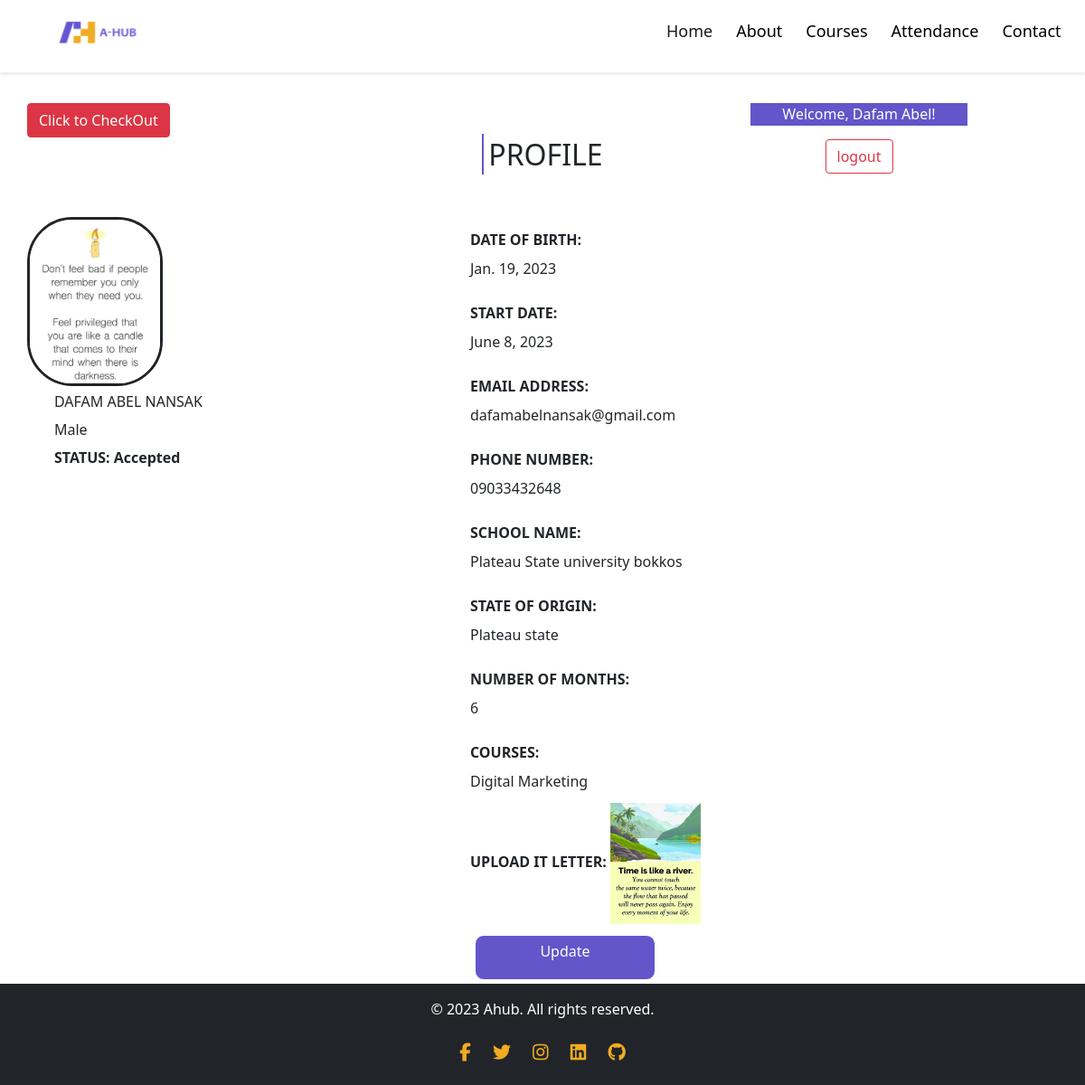
Page /forms/student/profile/ (signed in) on the committed database.
### forms/models.py (models this page shows, shortened)
class Biodata(models.Model):
    user = models.OneToOneField(User, on_delete=models.CASCADE)
    INTERNSHIP_TYPE_CHOICES = [
        ('secondary', 'Secondary Internship Programs'),
        ('undergraduate', 'Undergraduate Internship Programs'),
        ('postgraduate', 'Postgraduate Internship Programs'),
    ]
    COURSES = [
        ('SWeb Development', 'Web Development'),
        ('App Development', 'App Development'),
        ('Data Science', 'Data Science'),
        ('Digital Marketing', 'Digital Marketing'),
        ('Content Management', 'Content Management'),
        ('UX/UI Design', 'UX/UI Design'),
        ('Graphic Design', 'Graphic Design'),
        ('Mentorship', 'Mentorship'),
    ]
    GENDER_CHOICES = [
        ('male', 'Male'),
        ('female', 'Female'),
    ]
    PROGRAMMING_SKILL_CHOICES = [
        ('yes', 'Yes'),
        ('no', 'No'),
    ]
    STATUS_CHOICES = [
        ('pending', 'Pending'),
        ('accepted', 'Accepted'),
        ('rejected', 'Rejected'),
    ]
    first_name = models.CharField(max_length=255)
    other_names = models.CharField(max_length=255)
    gender = models.CharField(max_length=10, choices=GENDER_CHOICES)
    phone_number = models.CharField(max_length=20)
    date_of_birth = models.DateField()
    email_address = models.EmailField()
    state_of_origin = models.CharField(max_length=100)
    password = models.CharField(max_length=255)
    username = models.CharField(max_length=255, unique=True)
    school_name = models.CharField(max_length=255)
    courses = models.CharField(max_length=100, choices=COURSES)
    any_programming_skill = models.CharField(max_length=10, choices=PROGRAMMING_SKILL_CHOICES)
    choose_internship_type = models.CharField(max_length=100, choices=INTERNSHIP_TYPE_CHOICES)
    number_of_months = models.IntegerField()
    start_date = models.DateField()
    end_date = models.DateField()
    upload_photo = models.ImageField(upload_to='photos/')
    upload_it_letter = models.FileField(upload_to='it_letters/')
    status = models.CharField(max_length=10, choices=STATUS_CHOICES, default='pending')

### forms/views.py (the view)
# urls.py: path('student/profile/', views.student_profile, name='student_profile'),
@login_required
def student_profile(request):
    try:
        biodata = Biodata.objects.get(user=request.user)
        return render(request, 'profile.html', {'biodata': biodata})
    except Biodata.DoesNotExist:
        return render(request, 'profile.html', {'error_message': 'No biodata available'}, context)

### core/context_processors.py (called while the page is built)
def current_year(request):
    return { 'current_year': datetime.now().year}

### forms/templates/profile.html (shortened to what this page needs)
{% extends 'main.html' %}
{% load static %}
{% load humanize %}
{% block content %}
<head>
    <link rel="stylesheet" href="">
    <link href="https://cdn.jsdelivr.net/npm/bootstrap@5.0.2/dist/css/bootstrap.min.css" rel="stylesheet">
</head>
<body>
    <form method="POST" >
        <section class="profile-section-one">
            {% if biodata %}
                <div class="profile-div-one">
                {% if biodata.status == "accepted" %}
                    {% with current_time=now|time:"H" %}
                        {% if current_time|date:"G" < 12 %}
                            <a href="#" class="btn btn-primary" id="profile_btn-primary">Click to CheckIn</a>
                        {% else %}
                            <a href="#" class="btn btn-danger">Click to CheckOut</a>
                        {% endif %}
                    {% endwith %}
                {% else %}
                    <p><strong class="strong">Your have not been Approved Yet. Check back Later</strong></p>
                {% endif %}
                </div>
                <div class="profile-div-two">
                    <p>Welcome, {{ biodata.first_name }}!</p>
                {% if request.user.is_authenticated %}
                <form class="d-flex">
                    <a href="{% url 'signout' %}" class="btn btn-outline-danger" type="submit">logout</a>
                </form>
                {% endif %}
                </div>
            </section>
            <div>
                    <h2 class="profile-h2"><span class="border-left"></span>PROFILE</h2>
            </div>
            <section class="profile-section-two">
                <div class="profile-div-three">
                    <div class="">
                        <img src="{{ biodata.upload_photo.url }}" alt="Profile Image" class="profile-image">
                    </div>
                    <div class="profile-p">
                      <p class="profile-input"> {{ biodata.first_name|upper }} {{ biodata.other_names|upper }} </p>
                    </div>
                    <div class="profile-p">
                      <p class="profile-input">{{ biodata.gender|capfirst}}</p>
                    </div>
                    <div class="profile-p">
                    <p class="profile-input">
                        <label for="start_date" class="profile-label">STATUS: </label>
                        <strong>{{ biodata.status|capfirst}} </strong>
                    </p>
                    </div>
                </div>
                <div class="profile-div-four">
                    <div class="form-group mb-3">
                        <label for="date_of_birth" class="profile-label"> DATE OF BIRTH: </label>
                        <P class="profile-input"> {{biodata.date_of_birth}}</P>
                    </div>
                    <div class="form-group mb-3">
                        <label for="start_date" class="profile-label"> START DATE: </label>
                        <P class="profile-input"> {{biodata.start_date}}</P>
                    </div>
                    <div class="form-group mb-3">
                        <label for="email_adress" class="profile-label"> EMAIL ADDRESS: </label>
                        <P class="profile-input"> {{biodata.email_address}}</P>
                    </div>
                    <div class="form-group mb-3">
                        <label for="phone_number" class="profile-label"> PHONE NUMBER: </label>
                        <P class="profile-input"> {{biodata.phone_number}}</P>
                    </div>
                    <div class="form-group mb-3">
                        <label for="school_name" class="profile-label"> SCHOOL NAME:</label>
                        <P class="profile-input"> {{biodata.school_name|capfirst}}</P>
                    </div>
                    <div class="form-group mb-3">
                        <label for="state_of_origin" class="profile-label"> STATE OF ORIGIN: </label>
                        <P class="profile-input"> {{biodata.state_of_origin|capfirst}}</P>
                    </div>
                    <div class="form-group mb-3">
                        <label for="number_of_months" class="profile-label"> NUMBER OF MONTHS: </label>
                        <P class="profile-input"> {{biodata.number_of_months}}</P>
                    </div>
                    <div class="form-group mb-3">
                        <label for="courses" class="profile-label"> COURSES: </label>
                        <P class="profile-input"> {{biodata.courses|capfirst}}</P>
                    </div>
                    <div class="form-group mb-3">
                        <label for="letter" class="profile-label"> UPLOAD IT LETTER: </label>
                        <img src="{{ biodata.upload_it_letter.url }}" alt="IT letter" class="letter-img">
                    </div>
                    <a href="{% url 'student_update' %}" class="btn btn-primary" id="btn-primary">Update</a>
                </div>
            </section>
            {% else %}
            <p>No biodata available</p>
            {% endif %}
    </form>
</body>
</html>
{% endblock content %}

### static/style.css (style rules this page uses)
* ::before, *::after { box-sizing: border-box; text-decoration: none; list-style: none; }
body { padding: 0; margin: 0; background: #FFFFFF; font-family: 'Roboto', sans-serif; }
:root { --primary-color: #6355ca; --secondary-color:#f2ac21; }
.border-left { background-color: var(--primary-color); padding: 1px; margin-right: 5px; }

### forms/templates/profile.html (style rules this page uses)
.profile-section-one, .profile-section-two { display: grid; grid-template-columns: 1fr 1fr; grid-gap: 50px; margin-left: 100px; margin-top: 90px; }
.profile-section-two { margin-top: 50px; grid-template-columns: 1fr 2fr; }
.profile-div-four { margin-left: 80px; line-height: 50px; }
.profile-image { width: 150px; border-color: #6355ca; border: solid; border-radius: 50px; margin-bottom: 10px; }
.profile-p { margin-left: 30px; }
#btn-primary { width: 200px; height: 50px; padding: 5px; text-align: center; border-radius: 10px; border: 1px solid #fff; background-color: #6355ca; color: #fff; margin-top: -10px; margin-left: 5px; }
.profile-h2 { text-align: center; }
.border-left { padding: 1px; background-color: #6355ca; margin-right: 5px; }
.profile-div-two { background-color: #6355ca; color: white; width: 240px; height: 25px; text-align: center; margin-left: 290px; }
label { font-weight: bold; }
.profile-label { font-weight: bold; line-height: 8px; }
.profile-input { line-height: 15px; font-weight: 500; }
.letter-img { width: 100px; }
@media (min-width: 992px) { .profile-section-one, .profile-section-two { grid-gap: 30px; margin-left: 30px; } }
@media (min-width: 992px) { .profile-div-two { margin-left: 200px; } }

### rows in the picture
Biodata: first_name "Dafam Abel", upload_photo (picture), first_name "DAFAM ABEL", other_names "NANSAK", gender "Male", status "Accepted", date_of_birth "Jan. 19, 2023", start_date "June 8, 2023", email_address "dafamabelnansak@gmail.com", phone_number "09033432648", school_name "Plateau State university bokkos", state_of_origin "Plateau state", number_of_months "6", courses "Digital Marketing", upload_it_letter (picture)
